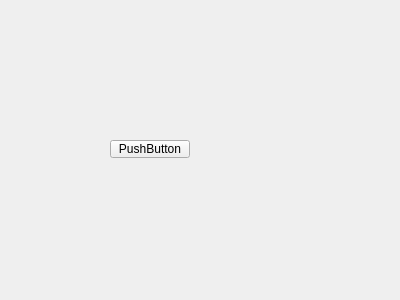
<?xml version="1.0" encoding="UTF-8"?>
<ui version="4.0">
 <class>controllerwidget</class>
 <widget class="QWidget" name="controllerwidget">
  <property name="geometry">
   <rect>
    <x>0</x>
    <y>0</y>
    <width>400</width>
    <height>300</height>
   </rect>
  </property>
  <property name="windowTitle">
   <string>Form</string>
  </property>
  <widget class="QPushButton" name="pushButton">
   <property name="geometry">
    <rect>
     <x>110</x>
     <y>140</y>
     <width>80</width>
     <height>18</height>
    </rect>
   </property>
   <property name="text">
    <string>PushButton</string>
   </property>
  </widget>
 </widget>
 <resources/>
 <connections/>
</ui>
